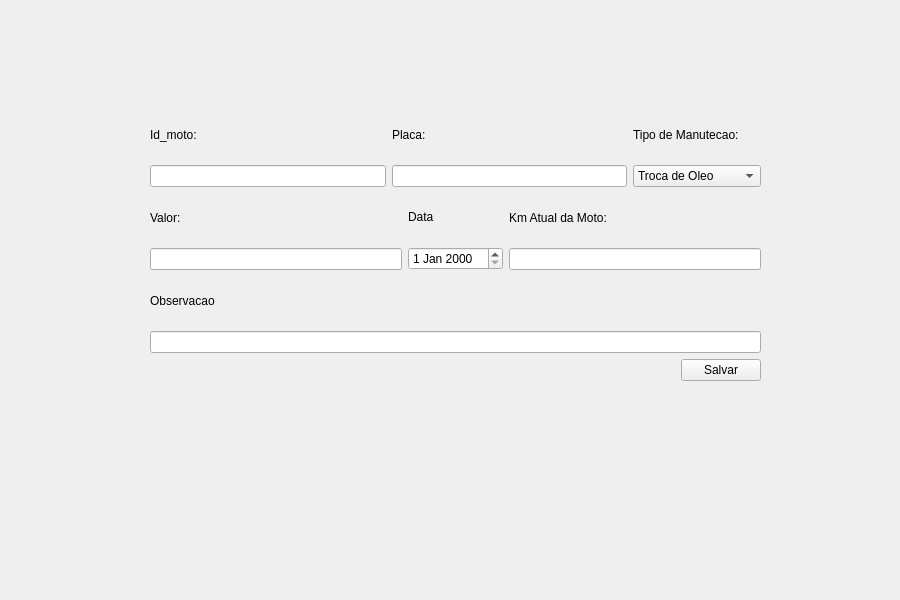
<?xml version="1.0" encoding="UTF-8"?>
<ui version="4.0">
 <class>create_manutencao</class>
 <widget class="QWidget" name="create_manutencao">
  <property name="geometry">
   <rect>
    <x>0</x>
    <y>0</y>
    <width>900</width>
    <height>600</height>
   </rect>
  </property>
  <property name="sizePolicy">
   <sizepolicy hsizetype="Minimum" vsizetype="Minimum">
    <horstretch>0</horstretch>
    <verstretch>0</verstretch>
   </sizepolicy>
  </property>
  <property name="minimumSize">
   <size>
    <width>900</width>
    <height>600</height>
   </size>
  </property>
  <property name="maximumSize">
   <size>
    <width>900</width>
    <height>600</height>
   </size>
  </property>
  <property name="windowTitle">
   <string>Nova Manutecao</string>
  </property>
  <widget class="QWidget" name="layoutWidget">
   <property name="geometry">
    <rect>
     <x>150</x>
     <y>110</y>
     <width>611</width>
     <height>271</height>
    </rect>
   </property>
   <layout class="QVBoxLayout" name="verticalLayout_9">
    <item>
     <layout class="QVBoxLayout" name="verticalLayout_8">
      <item>
       <layout class="QHBoxLayout" name="horizontalLayout">
        <item>
         <layout class="QVBoxLayout" name="verticalLayout">
          <item>
           <widget class="QLabel" name="label">
            <property name="text">
             <string>Id_moto:</string>
            </property>
           </widget>
          </item>
          <item>
           <widget class="QLineEdit" name="line_id_moto"/>
          </item>
         </layout>
        </item>
        <item>
         <layout class="QVBoxLayout" name="verticalLayout_4">
          <item>
           <widget class="QLabel" name="label_4">
            <property name="text">
             <string>Placa:</string>
            </property>
           </widget>
          </item>
          <item>
           <widget class="QLineEdit" name="line_placa"/>
          </item>
         </layout>
        </item>
        <item>
         <layout class="QVBoxLayout" name="verticalLayout_2">
          <item>
           <widget class="QLabel" name="label_2">
            <property name="text">
             <string>Tipo de Manutecao:</string>
            </property>
           </widget>
          </item>
          <item>
           <widget class="QComboBox" name="combo_tipo_manuntecao">
            <item>
             <property name="text">
              <string>Troca de Oleo</string>
             </property>
            </item>
            <item>
             <property name="text">
              <string>Seguro</string>
             </property>
            </item>
            <item>
             <property name="text">
              <string>Rastreador</string>
             </property>
            </item>
            <item>
             <property name="text">
              <string>Revisao</string>
             </property>
            </item>
            <item>
             <property name="text">
              <string>Pastilhas de Freio</string>
             </property>
            </item>
            <item>
             <property name="text">
              <string>Pneu</string>
             </property>
            </item>
            <item>
             <property name="text">
              <string>Outros</string>
             </property>
            </item>
            <item>
             <property name="text">
              <string>New Item</string>
             </property>
            </item>
           </widget>
          </item>
         </layout>
        </item>
       </layout>
      </item>
      <item>
       <layout class="QHBoxLayout" name="horizontalLayout_2">
        <item>
         <layout class="QVBoxLayout" name="verticalLayout_5">
          <item>
           <widget class="QLabel" name="label_5">
            <property name="text">
             <string>Valor:</string>
            </property>
           </widget>
          </item>
          <item>
           <widget class="QLineEdit" name="line_valor"/>
          </item>
         </layout>
        </item>
        <item>
         <layout class="QVBoxLayout" name="verticalLayout_6">
          <item>
           <widget class="QLabel" name="label_6">
            <property name="text">
             <string>Data</string>
            </property>
           </widget>
          </item>
          <item>
           <widget class="QDateEdit" name="date_manuntecao"/>
          </item>
         </layout>
        </item>
        <item>
         <layout class="QVBoxLayout" name="verticalLayout_7">
          <item>
           <widget class="QLabel" name="label_7">
            <property name="text">
             <string>Km Atual da Moto:</string>
            </property>
           </widget>
          </item>
          <item>
           <widget class="QLineEdit" name="line_km_atual"/>
          </item>
         </layout>
        </item>
       </layout>
      </item>
      <item>
       <layout class="QVBoxLayout" name="verticalLayout_3">
        <item>
         <widget class="QLabel" name="label_3">
          <property name="text">
           <string>Observacao</string>
          </property>
         </widget>
        </item>
        <item>
         <widget class="QLineEdit" name="line_observacao"/>
        </item>
       </layout>
      </item>
     </layout>
    </item>
    <item>
     <layout class="QHBoxLayout" name="horizontalLayout_3">
      <item>
       <spacer name="horizontalSpacer">
        <property name="orientation">
         <enum>Qt::Horizontal</enum>
        </property>
        <property name="sizeHint" stdset="0">
         <size>
          <width>40</width>
          <height>20</height>
         </size>
        </property>
       </spacer>
      </item>
      <item>
       <widget class="QPushButton" name="btn_salvar">
        <property name="text">
         <string>Salvar</string>
        </property>
       </widget>
      </item>
     </layout>
    </item>
   </layout>
  </widget>
 </widget>
 <resources/>
 <connections/>
</ui>
